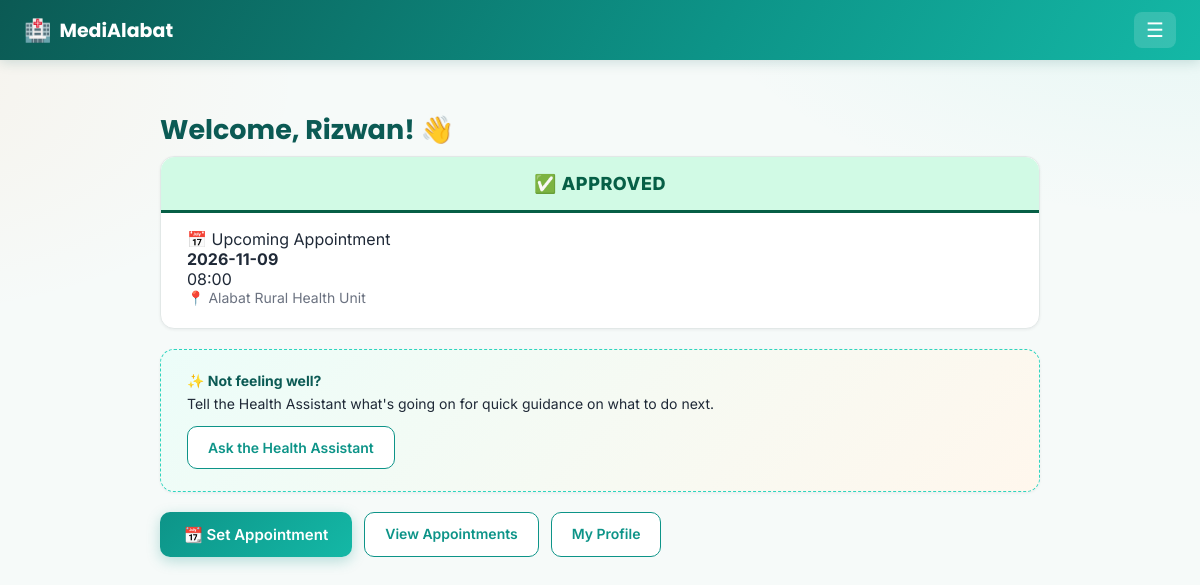
/dashboard (signed in), run on the app's committed database.
### tables this page shows
CREATE TABLE users (
    id INTEGER PRIMARY KEY AUTOINCREMENT,
    role TEXT NOT NULL CHECK(role IN ('patient', 'staff')),
    full_name TEXT NOT NULL,
    email TEXT UNIQUE NOT NULL,
    password_hash TEXT NOT NULL,
    contact_number TEXT,
    created_at TEXT DEFAULT CURRENT_TIMESTAMP
, first_name TEXT, middle_name TEXT, last_name TEXT, status TEXT NOT NULL DEFAULT 'active', reviewed_by INTEGER, reviewed_at TEXT);

CREATE TABLE appointments (
            id INTEGER PRIMARY KEY AUTOINCREMENT,
            patient_id INTEGER NOT NULL REFERENCES users(id) ON DELETE CASCADE,
            staff_id INTEGER NOT NULL REFERENCES users(id) ON DELETE CASCADE,
            clinic_id INTEGER NOT NULL REFERENCES clinics(id),
            appt_date TEXT NOT NULL,
            appt_time TEXT NOT NULL,
            reason TEXT,
            status TEXT NOT NULL DEFAULT 'Pending' CHECK(status IN ('Pending','Approved','Reschedule')),
            ai_note TEXT,
            created_at TEXT DEFAULT CURRENT_TIMESTAMP
        , decided_at TEXT, ai_chat_closed INTEGER NOT NULL DEFAULT 0, services TEXT);

CREATE TABLE clinics (
    id INTEGER PRIMARY KEY AUTOINCREMENT,
    name TEXT NOT NULL,
    address TEXT
);

### app.py (the view)
@app.route("/dashboard")
@login_required(role="patient")
def patient_dashboard(user):
    conn = get_db()
    upcoming = conn.execute(
        "SELECT a.*, c.name AS clinic_name FROM appointments a "
        "JOIN clinics c ON c.id = a.clinic_id "
        "WHERE a.patient_id = ? AND a.status != 'Reschedule' "
        "AND (a.appt_date > ? OR (a.appt_date = ? )) "
        "ORDER BY a.appt_date ASC, a.appt_time ASC LIMIT 1",
        (user["id"], date.today().isoformat(), date.today().isoformat()),
    ).fetchone()
    conn.close()
    return render_template("patient/dashboard.html", upcoming=upcoming)

### app.py (called while the page is built)
def current_user():
    if "user_id" not in session:
        return None
    conn = get_db()
    user = conn.execute("SELECT * FROM users WHERE id = ?", (session["user_id"],)).fetchone()
    conn.close()
    return user

def current_lang():
    return session.get("lang", DEFAULT_LANG)

@app.context_processor
def inject_globals():
    lang = current_lang()
    def fdate(d):
        """'October 8, 2026' / 'Oktubre 8, 2026' — month name follows the active language."""
        return f"{_t('month.' + str(d.month), lang=lang)} {d.day}, {d.year}"
    def fdatetime(value):
        """Format a stored 'YYYY-MM-DD HH:MM' string; returns '' for empty/unparseable values."""
        try:
            dt = datetime.strptime(value, "%Y-%m-%d %H:%M")
        except (TypeError, ValueError):
            return ""
        hour12 = dt.hour % 12 or 12
        return f"{fdate(dt.date())} · {hour12}:{dt.minute:02d} {'AM' if dt.hour < 12 else 'PM'}"
    return {
        "current_user": current_user(),
        "current_lang": lang,
        "t": lambda key, **kwargs: _t(key, lang=lang, **kwargs),
        "fdate": fdate,
        "fdatetime": fdatetime,
    }

def login_required(role=None):
    def decorator(view):
        @functools.wraps(view)
        def wrapped(*args, **kwargs):
            user = current_user()
            if user is None:
                return redirect(url_for("login"))
            if user["role"] == "staff" and user["status"] != "active":
                session.clear()                    # an unapproved / rejected staff account must never get in
                return redirect(url_for("login"))
            if role and user["role"] != role:
                abort(403)
            return view(user, *args, **kwargs)
        return wrapped
    return decorator

### db.py (called while the page is built)
def get_db():
    conn = sqlite3.connect(DB_PATH)
    conn.row_factory = sqlite3.Row
    conn.execute("PRAGMA foreign_keys = ON")
    return conn

### translations.py (called while the page is built)
def t(key, lang="en", **kwargs):
    entry = TRANSLATIONS.get(key)
    if not entry:
        return key
    text = entry.get(lang) or entry.get(DEFAULT_LANG) or key
    if kwargs:
        try:
            text = text.format(**kwargs)
        except (KeyError, IndexError):
            pass
    return text

### templates/patient/dashboard.html (shortened to what this page needs)
{% extends "base.html" %}
{% block content %}
<h1 class="fade-in">{{ t('dash.welcome') }}, {{ current_user.full_name.split(' ')[0] }}! 👋</h1>
{% if upcoming %}
<div class="card fade-in">
    <div class="appt-status-bar appt-status-bar-{{ upcoming.status|lower }}">
        {% if upcoming.status == 'Approved' %}✅
        {% elif upcoming.status == 'Reschedule' %}🔄
        {% else %}⏳{% endif %}
        {{ t('status.' ~ upcoming.status|lower) }}
    </div>
    <div class="card-label">📅 {{ t('dash.upcoming_appt') }}</div>
    <div class="appt-date">{{ upcoming.appt_date }}</div>
    <div class="appt-time">{{ upcoming.appt_time }}</div>
    <div class="appt-clinic">📍 {{ upcoming.clinic_name }}</div>
</div>
{% else %}
<div class="card highlight-card empty fade-in">
    <div class="card-label">{{ t('dash.no_upcoming') }}</div>
    <p>{{ t('dash.ready') }}</p>
</div>
{% endif %}
<div class="card ai-prompt-card fade-in">
    <div class="card-label">✨ {{ t('dash.not_feeling_well') }}</div>
    <p>{{ t('dash.ask_ai') }}</p>
    <a href="{{ url_for('health_assistant') }}" class="btn-secondary">{{ t('dash.ask_ai_btn') }}</a>
</div>
<div class="button-row">
    <a href="{{ url_for('new_appointment_clinic') }}" class="btn-primary">📆 {{ t('dash.set_appointment') }}</a>
    <a href="{{ url_for('patient_appointments') }}" class="btn-secondary">{{ t('dash.view_appointments') }}</a>
    <a href="{{ url_for('patient_profile') }}" class="btn-secondary">{{ t('nav.my_profile') }}</a>
</div>
{% endblock %}

### static/style.css (style rules this page uses)
:root { --primary: #0d9488; --primary-dark: #0f766e; --primary-darker: #0b5a54; --accent: #2dd4bf; --accent-warm: #fb923c; --bg: #f6faf9; --card-bg: #ffffff; --text: #1f2937; --muted: #6b7280; --danger: #dc2626; --border: #e2e8e7; --radius: 14px; --radius-lg: 20px; --shadow-sm: 0 1px 3px rgba(15, 23, 42, 0.06); --shadow-md: 0 8px 24px rgba(13, 148, 136, 0.10); --shadow-lg: 0 16px 40px rgba(13, 148, 136, 0.16); --heading: var(--primary-darker); --subheading: var(--primary-dark); --input-bg: #fbfdfd; --surface-faint: #edf2f1; --control-bg: #ffffff; --hero-gradient: linear-gradient(135deg, #0d9488 0%, #14b8a6 50%, #2dd4bf 100%); --nav-gradient: linear-gradient(120deg, #0b5a54, #0d9488 60%, #14b8a6); --btn-gradient: linear-gradient(135deg, #0d9488, #14b8a6); --btn-shadow: rgba(13, 148, 136, 0.28); --solid: #0d9488; --tint: #ecfdf9; --tint-strong: #d1fae5; --text-on-tint: #0b5a54; --ai-card-bg: linear-gradient(135deg, #ecfdf9, #fff7ed); --danger-tint: #fef2f2; --warn-tint: #fff7ed; --chip-pending-bg: #fef3c7; --chip-pending-fg: #92400e; --chip-approved-bg: #d1fae5; --chip-approved-fg: #065f46; --chip-resched-bg: #fed7aa; --chip-resched-fg: #9a3412; --flash-ok-bg: #d1fae5; --flash-ok-fg: #065f46; --flash-err-bg: #fee2e2; --flash-err-fg: #991b1b; --slot-open-fg: #065f46; --slot-blocked-bg: #fef2f2; --slot-blocked-border: #fecaca; --slot-blocked-fg: #991b1b; --slot-approved-bg: #ecfdf9; --sun: #dc2626; --sat: #2563eb; --am-bg: #fff7ed; --am-border: #fed7aa; --am-fg: #9a3412; --am-label: #b45309; --pm-bg: #eef2ff; --pm-border: #c7d2fe; --pm-fg: #3730a3; --pm-label: #4338ca; color-scheme: light; }
* { box-sizing: border-box; overflow-wrap: break-word; }
body { margin: 0; font-family: 'Inter', system-ui, -apple-system, sans-serif; transition: background-color 0.2s ease, color 0.2s ease; background: radial-gradient(900px 500px at 100% -10%, rgba(45, 212, 191, 0.10), transparent 60%), radial-gradient(700px 400px at -10% 10%, rgba(251, 146, 60, 0.07), transparent 60%), var(--bg); background-attachment: fixed; color: var(--text); -webkit-font-smoothing: antialiased; }
h1, h2, h3, .brand, .brand-lg { font-family: 'Poppins', 'Inter', system-ui, sans-serif; }
a { color: var(--primary); text-decoration: none; transition: color 0.15s ease; }
.fade-in { animation: fadeInUp 0.35s ease both; }
h1 { font-size: 27px; margin-bottom: 6px; font-weight: 700; color: var(--heading); }
.card { background: var(--card-bg); border: 1px solid var(--border); border-radius: var(--radius); padding: 22px 26px; margin-bottom: 20px; box-shadow: var(--shadow-sm); transition: box-shadow 0.2s ease, transform 0.2s ease; }
.ai-prompt-card { border: 1.5px dashed var(--accent); background: var(--ai-card-bg); }
.ai-prompt-card .card-label { color: var(--heading); font-weight: 700; font-size: 14px; }
.ai-prompt-card p { margin: 6px 0 14px; color: var(--text); font-size: 14px; }
.btn-primary { background: var(--btn-gradient); color: white; border: none; padding: 13px 24px; border-radius: 10px; font-size: 15px; font-weight: 600; display: inline-block; text-align: center; box-shadow: 0 4px 14px var(--btn-shadow); transition: transform 0.15s ease, box-shadow 0.15s ease; }
.btn-secondary { background: var(--control-bg); color: var(--primary); border: 1.5px solid var(--primary); padding: 12px 20px; border-radius: 10px; font-size: 14px; font-weight: 600; display: inline-block; text-align: center; transition: background 0.15s ease, transform 0.15s ease; }
.button-row { display: flex; gap: 12px; margin-top: 16px; flex-wrap: wrap; }
.appt-status-bar { margin: -22px -26px 16px -26px; padding: 16px 26px; font-size: 18px; font-weight: 800; letter-spacing: 0.03em; text-transform: uppercase; text-align: center; border-radius: var(--radius) var(--radius) 0 0; display: flex; align-items: center; justify-content: center; gap: 10px; }
.appt-status-bar-approved { background: var(--chip-approved-bg); color: var(--chip-approved-fg); border-bottom: 3px solid var(--chip-approved-fg); }
.appt-date { font-weight: 700; }
.appt-clinic { color: var(--muted); font-size: 14px; }

### data on the page
users: full_name "Rizwan"
appointments: status "APPROVED", appt_date "2026-11-09", appt_time "08:00"
clinics: clinic_name "Alabat Rural Health Unit"

### other printed values
{{ t('dash.welcome') }} "Welcome"
{{ t('dash.upcoming_appt') }} "Upcoming Appointment"
{{ t('dash.not_feeling_well') }} "Not feeling well?"
{{ t('dash.ask_ai') }} "Tell the Health Assistant what's going on for quick guidance on what to do next."
{{ t('dash.ask_ai_btn') }} "Ask the Health Assistant"
{{ t('dash.set_appointment') }} "Set Appointment"
{{ t('dash.view_appointments') }} "View Appointments"
{{ t('nav.my_profile') }} "My Profile"
